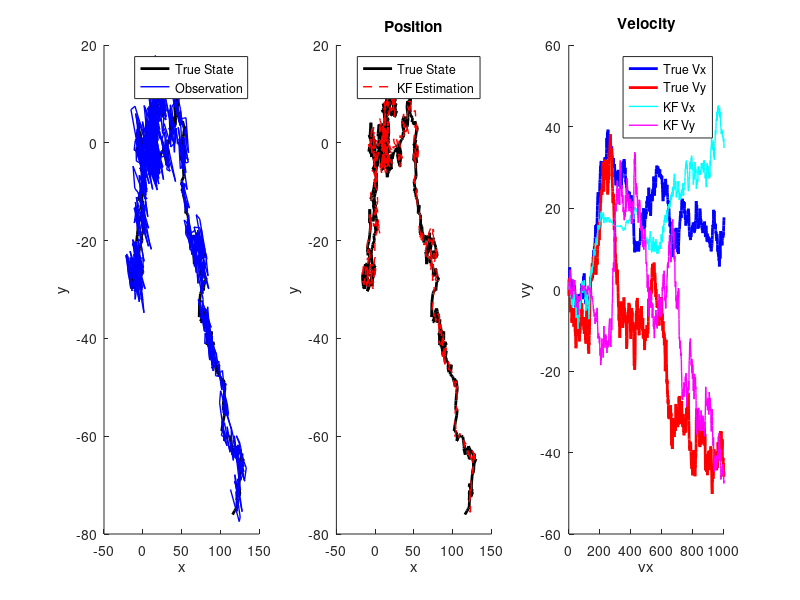

Write the MATLAB code that produced this figure.
% prob 61

% set up some constants
d = 0.005; 
A = eye(4); 
A(1, 2) = d;
A(3, 4) = d;
f = [0.5*d^2 0; d 0; 0 0.5*d^2; 0 d];
C = [1 0 0 0; 0 0 1 0];

% set up positive def matrices
rng('default')
M = randn(4); 
Q = M * M'; 
M = randn(2);
R = 10*M * M'; 

%
n = 1000; 
z = [0 0 0 0; zeros([n, 4])]; 
y = [z(1,:) * C' + mvnrnd(zeros([2,1]), R, 1); zeros([n, 2])];
r = randn([2,1]);

%
% simulation
for i = 1:n
    z(i+1, :) = z(i, :) * A' + r' * f' + mvnrnd(zeros([4,1]), Q, 1); 
    y(i+1, :) = z(i,:) * C' + mvnrnd(zeros([2,1]), R, 1);
end

% KF estimate
kfe = zeros(size(z));
Sigma2 = Q; 
for i = 1:n
    x = A * kfe(i, :)' + f * r;
    Sigma1 = A * Sigma2 * A' + Q;
    S = C * Sigma1 * C' + R;
    S1 = inv(S);
    kfe(i+1, :) = (x + Sigma1 * C' * S1 * (y(i+1, :)' - C * x))';
    Sigma2 = Sigma1 - Sigma1 * C' * S1 * C * Sigma1; 
end

% plots
figure(1);
subplot(1,3,1);
hold all; 
plot(z(:,1), z(:,3), 'k-', 'LineWidth', 2.0);
plot(y(:,1), y(:,2), 'b-', 'LineWidth', 1.0); 
hold off;
xlabel('x');
ylabel('y'); 
legend('True State', 'Observation');

subplot(1,3,2);
hold all; 
plot(z(:,1), z(:,3), 'k-', 'LineWidth', 2.0);
plot(kfe(:,1), kfe(:,3), 'r--', 'LineWidth', 1.0);
hold off;
xlabel('x');
ylabel('y');
legend('True State', 'KF Estimation');
title('Position');

subplot(1,3,3);
hold all;
plot(z(:,2), 'b-', 'LineWidth', 2.0);
plot(z(:,4), 'r-', 'LineWidth', 2.0);
plot(kfe(:,2), 'c-', 'LineWidth', 1.0);
plot(kfe(:,4), 'm-', 'LineWidth', 1.0);
hold off;
xlabel('vx');
ylabel('vy');
xlim([0 1001]);
legend('True Vx', 'True Vy', 'KF Vx', 'KF Vy');
title('Velocity');


